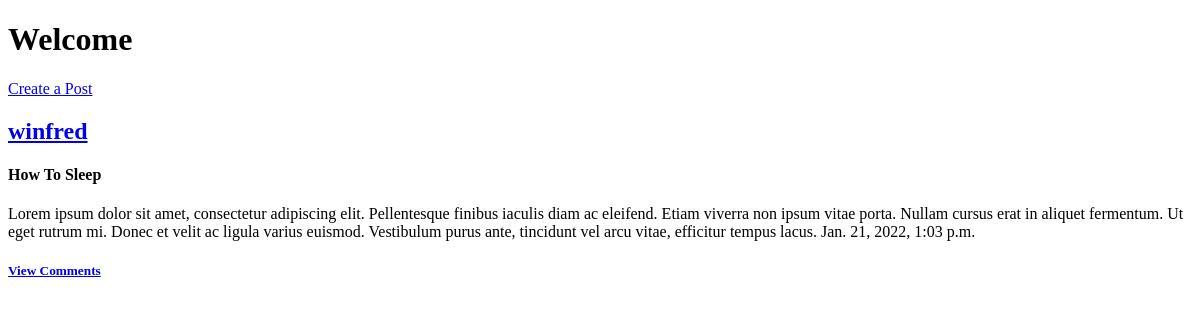
The app's page /, older data.
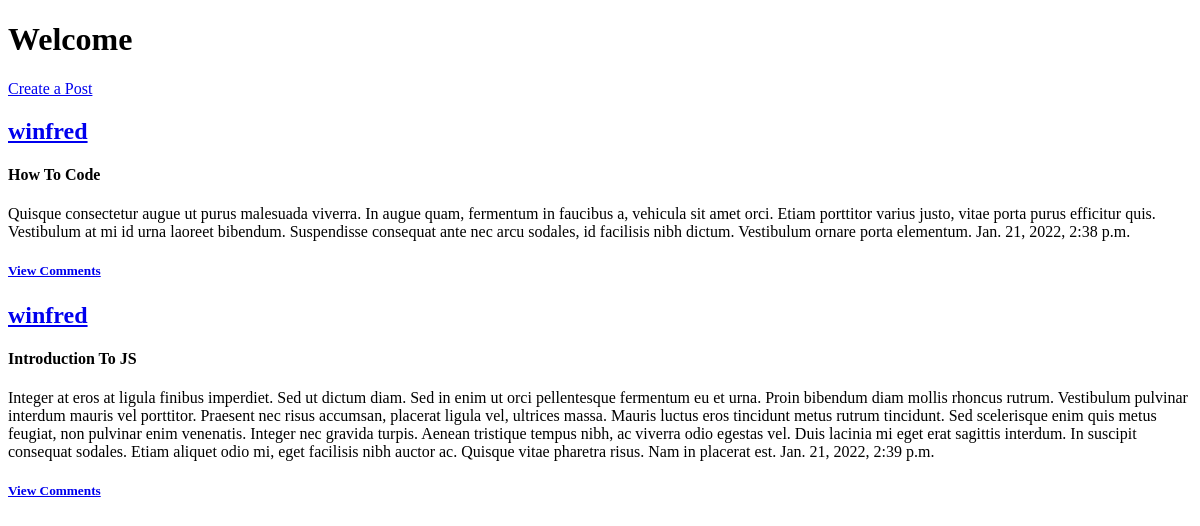
The same page, newer data.
### blog_posts/models.py (models this page shows, shortened)
class Post(models.Model):
    title = models.CharField(max_length=100)
    content = models.TextField()
    date_posted = models.DateTimeField(default=timezone.now)
    author = models.ForeignKey(User, on_delete=models.CASCADE)

### blog_posts/views.py (the view)
# urls.py: path('', views.index, name='index'),
def index(request):
    posts = Post.objects.all()
    context = {
        'posts':posts
    }
    return render(request, 'blog_posts/index.html',context)

### blog_posts/templates/blog_posts/index.html (shortened to what this page needs)
<!DOCTYPE html>
<html lang="en">
<head>
</head>
<body>
    <h1>Welcome</h1>
    <a href='{% url 'create'  %}'>Create a Post</a></h5>
    {% for post in posts %}
    <h2><a href='{% url 'detail' post.id %}'>{{post.author}}</a></h2>
    <h4>{{post.title}}</h4>
    <p>{{post.content}}              {{post.date_posted}}</p>
    <h5><a href='{% url 'comment' post.id %}'>View Comments</a></h5>
    {% endfor %}
</body>
</html>

Row changes from the older to the newer data that the page shows:
removed Post: author "winfred", title "How To Sleep", content "Lorem ipsum dolor sit amet, consectetur adipiscing elit. Pellentesque finibus iaculis diam ac eleifend. Etiam viverra non ipsum vitae porta. Nullam cursus erat in aliquet fermentum. Ut eget rutrum mi. Donec et velit ac ligula varius euismod. Vestibulum purus ante, tincidunt vel arcu vitae, efficitur tempus lacus.", date_posted "Jan. 21, 2022, 1:03 p.m."
added Post: author "winfred", title "How To Code", content "Quisque consectetur augue ut purus malesuada viverra. In augue quam, fermentum in faucibus a, vehicula sit amet orci. Etiam porttitor varius justo, vitae porta purus efficitur quis. Vestibulum at mi id urna laoreet bibendum. Suspendisse consequat ante nec arcu sodales, id facilisis nibh dictum. Vestibulum ornare porta elementum.", date_posted "Jan. 21, 2022, 2:38 p.m."
added Post: author "winfred", title "Introduction To JS", content "Integer at eros at ligula finibus imperdiet. Sed ut dictum diam. Sed in enim ut orci pellentesque fermentum eu et urna. Proin bibendum diam mollis rhoncus rutrum. Vestibulum pulvinar interdum mauris vel porttitor. Praesent nec risus accumsan, placerat ligula vel, ultrices massa. Mauris luctus eros tincidunt metus rutrum tincidunt. Sed scelerisque enim quis metus feugiat, non pulvinar enim venenatis. Integer nec gravida turpis. Aenean tristique tempus nibh, ac viverra odio egestas vel. Duis lacinia mi eget erat sagittis interdum. In suscipit consequat sodales. Etiam aliquet odio mi, eget facilisis nibh auctor ac. Quisque vitae pharetra risus. Nam in placerat est.", date_posted "Jan. 21, 2022, 2:39 p.m."
